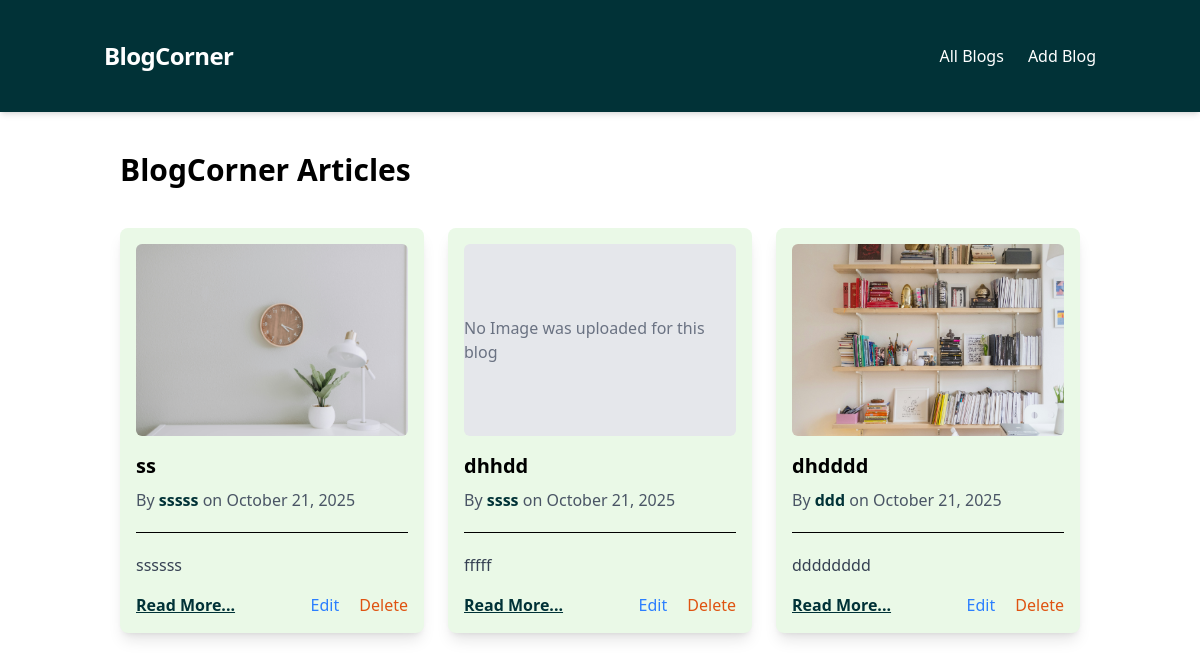
Before: / with the older database file.
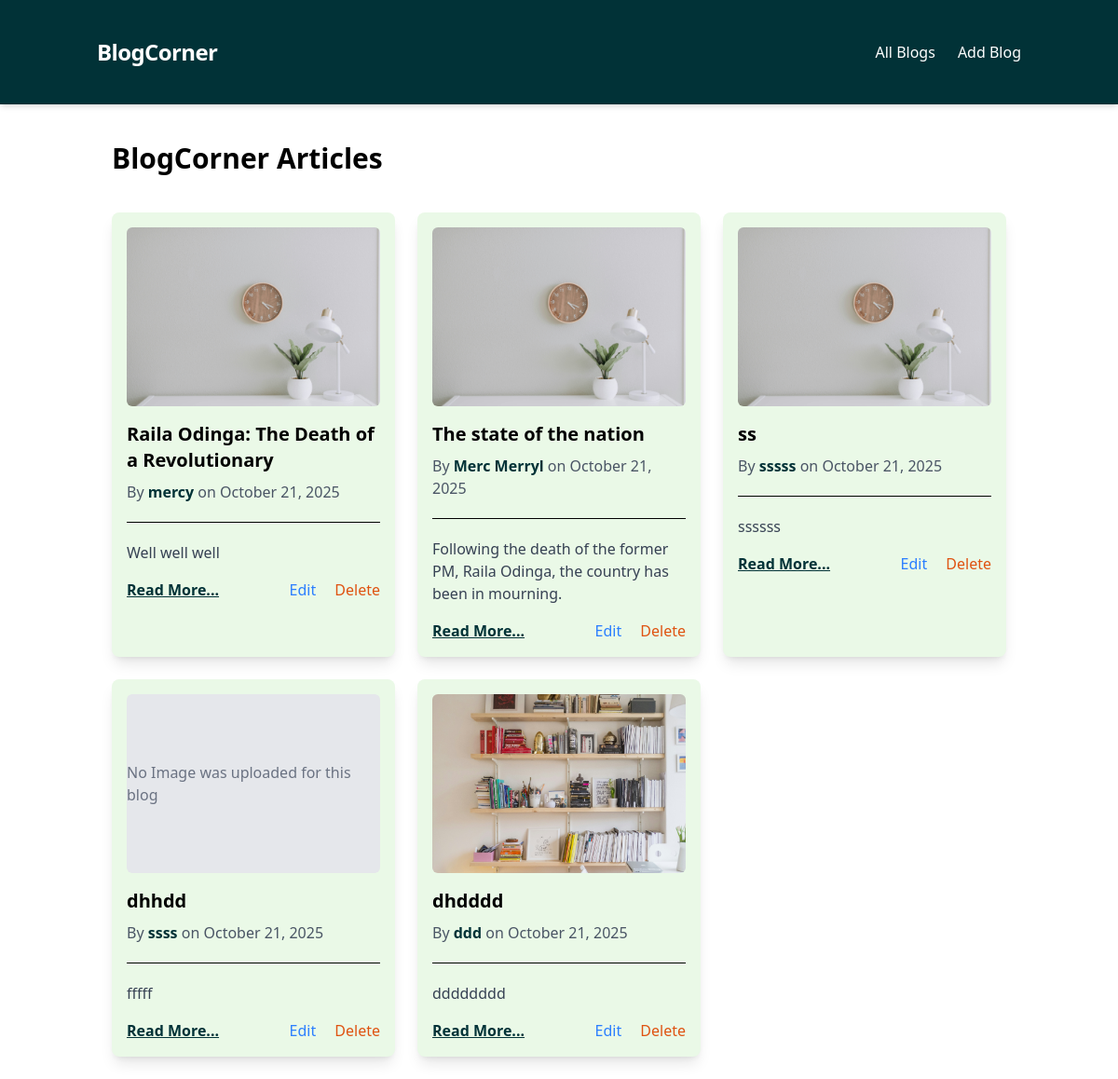
After: the same page with the newer database file.
### crud_app/models.py (models this page shows, shortened)
class Blog(models.Model):
    title = models.CharField(max_length=100)
    content = models.TextField()
    image=models.ImageField(upload_to='images/',null=True,blank=True)
    author = models.CharField(max_length=50)
    created_at = models.DateTimeField(auto_now_add=True)

### crud_app/views.py (the view)
# urls.py: path('', all_blogs, name='all-blogs'),
def all_blogs(request):
    blogs = Blog.objects.all().order_by('-created_at')
    return render(request, 'all-blogs.html', {'blogs': blogs})

### crud_app/templates/all-blogs.html (shortened to what this page needs)
{% extends 'base.html' %}
{% load static %}
{% block content %}
<h1 class="text-3xl font-bold mb-6 text-left p-4">BlogCorner Articles</h1>
<div class="container mx-auto px-4">
  {% if blogs %}
  <div class="grid grid-cols-1 md:grid-cols-2 lg:grid-cols-3 gap-6">
    {% for blog in blogs %}
    <div class="bg-[#EAF9E7] shadow-lg rounded-lg p-4">
      {% if blog.image %}
      <img
        src="{{ blog.image.url }}"
        alt="{{ blog.title }}"
        class="w-full h-48 object-cover rounded-md mb-4"
      />
      {% else %}
      <div
        class="w-full h-48 bg-gray-200 rounded-md mb-4 flex items-center justify-center"
      >
        <span class="text-gray-500">No Image was uploaded for this blog</span>
      </div>
      {% endif %}
      <h2 class="text-xl font-semibold mb-2">{{ blog.title }}</h2>
      <p class="text-gray-600 mb-2">
        By <span class='text-[#013237] font-semibold'>{{ blog.author }}</span> on {{ blog.created_at|date:"F d, Y" }}
      </p>
      <hr class='my-5' />
      <p class="text-gray-700 mb-4">{{ blog.content|truncatewords:30 }}</p>
      <div class="flex justify-between">
        <div>
          <a
            href="{% url 'blog-detail' blog.id %}"
            class="text-[#013237] font-semibold underline "
            >Read More...</a
          >
        </div>
        <div class="space-x-4">
          <a
            href="{% url 'update-blog' blog.id %}"
            class="text-blue-500 hover:underline"
            >Edit</a
          >
          <a
            href="{% url 'delete-blog' blog.id %}"
            class="text-[#DF5311] hover:underline"
            >Delete</a
          >
        </div>
      </div>
    </div>
    {% endfor %}
  </div>
  {% else %}
  <p class="text-center text-black">No blogs available.</p>
  {% endif %}
</div>
{% endblock %}

### crud_app/templates/base.html (shortened to what this page needs)
{% load static %}
<!DOCTYPE html>
<html lang="en">
  <head>
    <link rel="stylesheet" href="{% static 'styles/style.css' %}" />
  </head>
  <body>
    <header class="bg-[#013237] text-white shadow-md">
      <nav class="container mx-auto px-4 py-10 flex justify-between items-center">
        <a href="/" class="text-2xl font-semibold tracking-tight hover:text-gray-200 transition-colors">BlogCorner</a>
        <div class="hidden md:flex space-x-6">
          <a href="/" class="hover:text-gray-200 transition-colors">All Blogs</a>
          <a href="{% url 'add-blog' %}" class="hover:text-gray-200 transition-colors">Add Blog</a>
        </div>
      </nav>
    </header>
    <main class="container mx-auto px-4 py-6">
      {% block content %}{% endblock %}
    </main>
    <script src="https://cdn.jsdelivr.net/npm/@tailwindcss/browser@4"></script>
  </body>
</html>

Changed rows visible on the page:
added Blog: image (picture), title "Raila Odinga: The Death of a Revolutionary", author "mercy", created_at "October 21, 2025", content "Well well well"
added Blog: image (picture), title "The state of the nation", author "Merc Merryl", created_at "October 21, 2025", content "Following the death of the former PM, Raila Odinga, the country has been in mourning."
